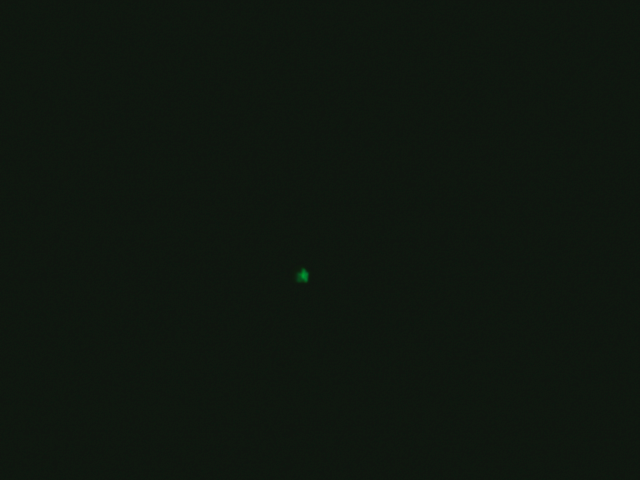
#> input picture 1-60.bmp, 1280 x 960 px (shown at 1/2 size)
$ python rt_image.py
#> lines starting #> are read from the running program, lines starting #| are printed output that depends on the picture
import numpy as np
import matplotlib.pyplot as plt
from PIL import Image
from scipy.optimize import curve_fit
plt.ion()

def gauss(x, mu, sigma, amp):
    return(amp/(sigma*np.sqrt(2*np.pi)) * np.exp(-(x-mu)**2/(2*sigma**2)))

focal_length = 3048.0 # mm
pixel_size = 2.2E-3 # 2.2 um pitch

plate_scale = 206265.0/focal_length # arcseoncds/mm
plate_scale *= pixel_size


img = np.array(Image.open('1-60.bmp'))
#> img is the input picture: shape (960, 1280, 3); mean R, G, B 14.5, 22.2, 14.8
plt.figure(1)
plt.clf()
plt.imshow(img)
plt.show()
#img2 = plt.imread('/Users/houndaigen/Desktop/images/30_micon_psf3.bmp')

green = img[:,:,1] #pull out the green data
#calculate the mean of image
green_mean = np.mean(green)
#> green_mean = 22.19
image_background = green - green_mean
q = np.where(image_background <= 3.0*np.std(image_background))
#> q = 1228036 positions, rows 0 to 959, columns 0 to 1279
image_threshold = image_background.copy()
image_threshold[q] = 0

# plot the green image
plt.figure(2)
plt.clf()
plt.imshow(image_threshold)
plt.show()


#flatten the image and make a histogram
green_flat = np.sum(image_threshold,axis=0)
#> green_flat = 1280 values, max 2501 at index 607, min 0 at index 0, mean 29.83
plt.figure(3)
plt.clf()
plt.title('1D Pixel Histogram')
plt.hist(green_flat, bins=100)
plt.show()
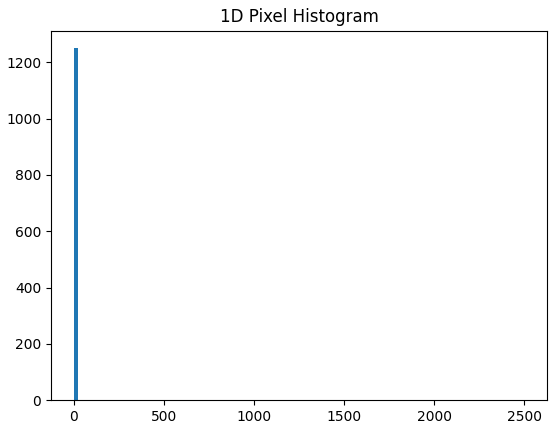
#> figure drawn by matplotlib, 1 panel; tallest bar 1250 high, from x = -1.78e-15 to 25.01

# average_background = np.mean(green_flat)

# subtract the background
# background_flat = green_flat - average_background

# fit the spot
p0 = [1880, 10, 1400] # gauss
x_pix = np.arange(0, len(green_flat), 1)
#> x_pix = 1280 values from 0 to 1279
pix_range = (p0[0] - 150, p0[0] + 150)
line_roi = x_pix[pix_range[0]:pix_range[1]] # ROI for a line to fit
#> line_roi = empty array
#> (the run stopped early here; a loop or call above may not have finished)

$ run again, with EarlyTest.png saved as 1-60.bmp
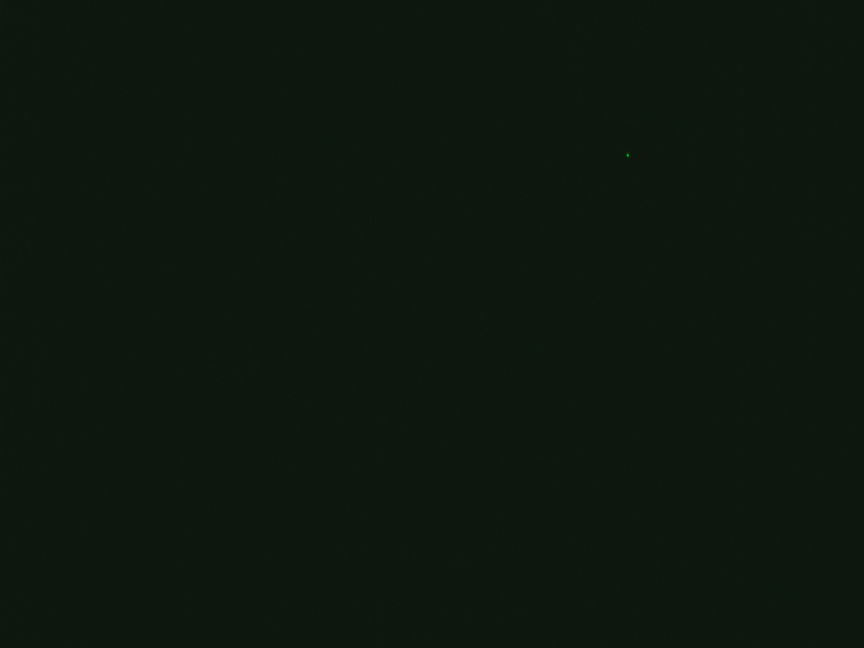
#> input picture EarlyTest.png, 2592 x 1944 px (shown at 1/3 size)
#> img is the input picture: shape (1944, 2592, 3); mean R, G, B 13.4, 23.7, 14.5
#> green_mean = 23.74
#> q = 5038709 positions, rows 0 to 1943, columns 0 to 2591
#> green_flat = 2592 values, max 1490 at index 1883, min 0 at index 0, mean 3.3
#> `plt.show()`:
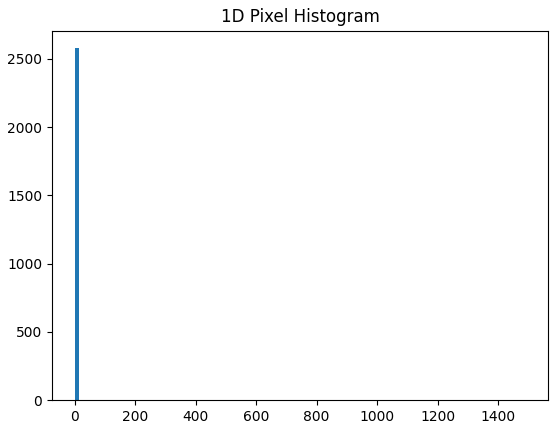
#> figure drawn by matplotlib, 1 panel; tallest bar 2579 high, from x = -8.88e-16 to 14.9
#> x_pix = 2592 values from 0 to 2591
#> line_roi = 300 values from 1730 to 2029
#> popt = [1883, 2.22, 8618.1]; pcov = [[9.39e-05, -5.92e-10, 4.56e-10], [-5.92e-10, 9.39e-05, 0.182], [4.56e-10, 0.182, 1057.4]]
#> `plt.show()`:
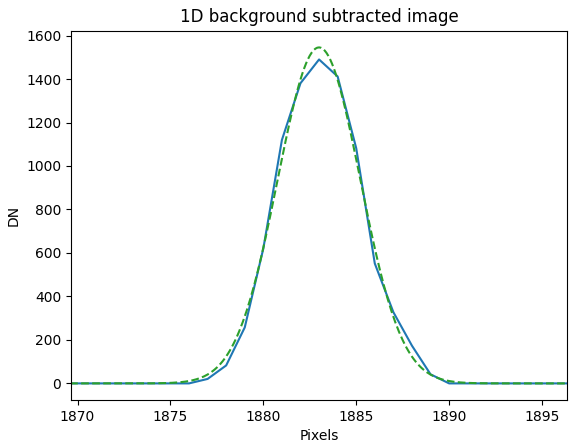
#> figure drawn by matplotlib, 1 panel; curve peaks at x = 1883, y = 1490; curve peaks at x = 1883, y = 1545.5
#| Centroid: 1883.0
#| Sigma: 2.2, FWHM: 5.2 pixels
#| Size of spot: 0.78 arcseconds
